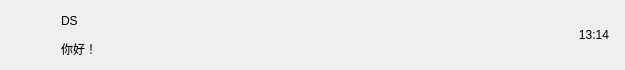
<?xml version="1.0" encoding="UTF-8"?>
<ui version="4.0">
 <class>ChatUserWid</class>
 <widget class="QWidget" name="ChatUserWid">
  <property name="geometry">
   <rect>
    <x>0</x>
    <y>0</y>
    <width>625</width>
    <height>70</height>
   </rect>
  </property>
  <property name="minimumSize">
   <size>
    <width>0</width>
    <height>70</height>
   </size>
  </property>
  <property name="maximumSize">
   <size>
    <width>16777215</width>
    <height>70</height>
   </size>
  </property>
  <property name="windowTitle">
   <string>Form</string>
  </property>
  <layout class="QHBoxLayout" name="horizontalLayout">
   <property name="spacing">
    <number>5</number>
   </property>
   <property name="leftMargin">
    <number>6</number>
   </property>
   <property name="topMargin">
    <number>2</number>
   </property>
   <property name="rightMargin">
    <number>6</number>
   </property>
   <property name="bottomMargin">
    <number>2</number>
   </property>
   <item>
    <widget class="QWidget" name="icon_wid" native="true">
     <property name="minimumSize">
      <size>
       <width>50</width>
       <height>50</height>
      </size>
     </property>
     <property name="maximumSize">
      <size>
       <width>50</width>
       <height>50</height>
      </size>
     </property>
     <layout class="QHBoxLayout" name="horizontalLayout_2">
      <property name="leftMargin">
       <number>0</number>
      </property>
      <property name="topMargin">
       <number>0</number>
      </property>
      <property name="rightMargin">
       <number>0</number>
      </property>
      <property name="bottomMargin">
       <number>0</number>
      </property>
      <item>
       <widget class="QLabel" name="icon_lb">
        <property name="minimumSize">
         <size>
          <width>45</width>
          <height>45</height>
         </size>
        </property>
        <property name="maximumSize">
         <size>
          <width>45</width>
          <height>45</height>
         </size>
        </property>
        <property name="text">
         <string/>
        </property>
        <property name="alignment">
         <set>Qt::AlignmentFlag::AlignCenter</set>
        </property>
       </widget>
      </item>
     </layout>
    </widget>
   </item>
   <item>
    <widget class="QWidget" name="user_info_wid" native="true">
     <property name="maximumSize">
      <size>
       <width>16777215</width>
       <height>50</height>
      </size>
     </property>
     <layout class="QVBoxLayout" name="verticalLayout">
      <property name="leftMargin">
       <number>0</number>
      </property>
      <property name="topMargin">
       <number>0</number>
      </property>
      <property name="rightMargin">
       <number>0</number>
      </property>
      <property name="bottomMargin">
       <number>0</number>
      </property>
      <item>
       <widget class="QLabel" name="user_name_lb">
        <property name="text">
         <string>DS</string>
        </property>
       </widget>
      </item>
      <item>
       <widget class="QLabel" name="user_chat_lb">
        <property name="text">
         <string>你好！</string>
        </property>
       </widget>
      </item>
     </layout>
    </widget>
   </item>
   <item>
    <widget class="QWidget" name="time_wid" native="true">
     <property name="minimumSize">
      <size>
       <width>50</width>
       <height>50</height>
      </size>
     </property>
     <property name="maximumSize">
      <size>
       <width>50</width>
       <height>50</height>
      </size>
     </property>
     <layout class="QVBoxLayout" name="verticalLayout_2">
      <property name="leftMargin">
       <number>0</number>
      </property>
      <property name="topMargin">
       <number>0</number>
      </property>
      <property name="rightMargin">
       <number>0</number>
      </property>
      <property name="bottomMargin">
       <number>0</number>
      </property>
      <item>
       <widget class="QLabel" name="time_lb">
        <property name="text">
         <string>13:14</string>
        </property>
        <property name="alignment">
         <set>Qt::AlignmentFlag::AlignCenter</set>
        </property>
       </widget>
      </item>
     </layout>
    </widget>
   </item>
  </layout>
 </widget>
 <resources/>
 <connections/>
</ui>
